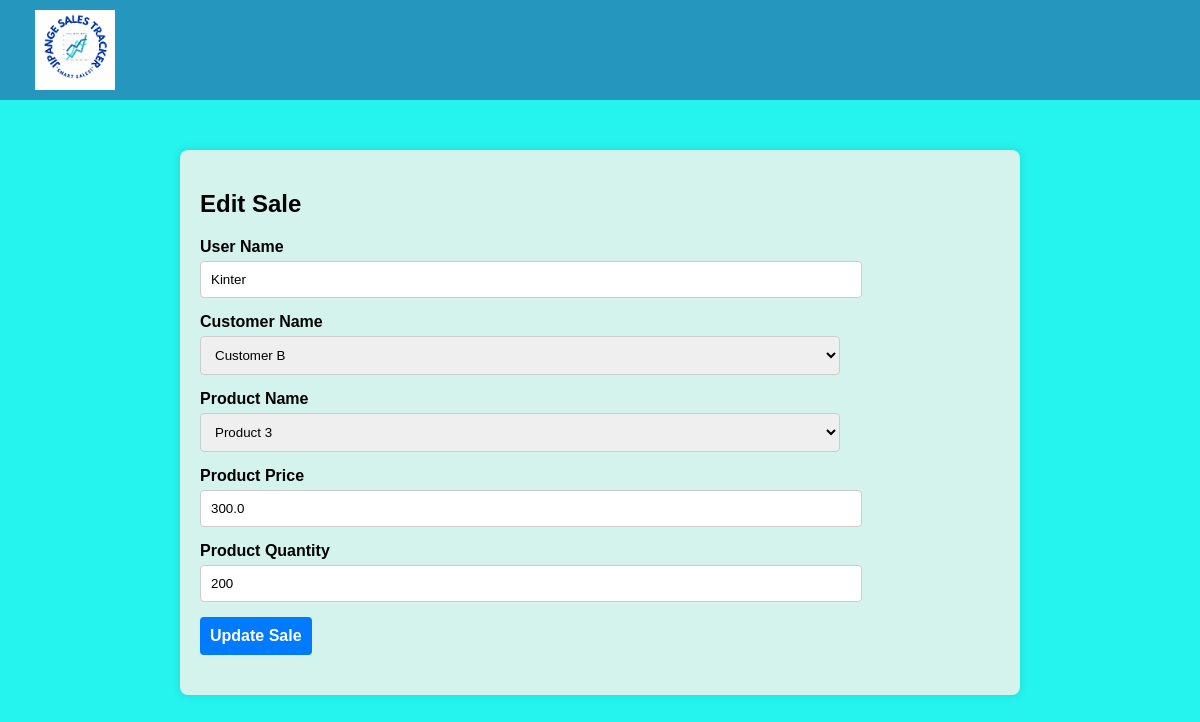
/edit_sale/5 (signed in), run on an earlier commit of the app's database.
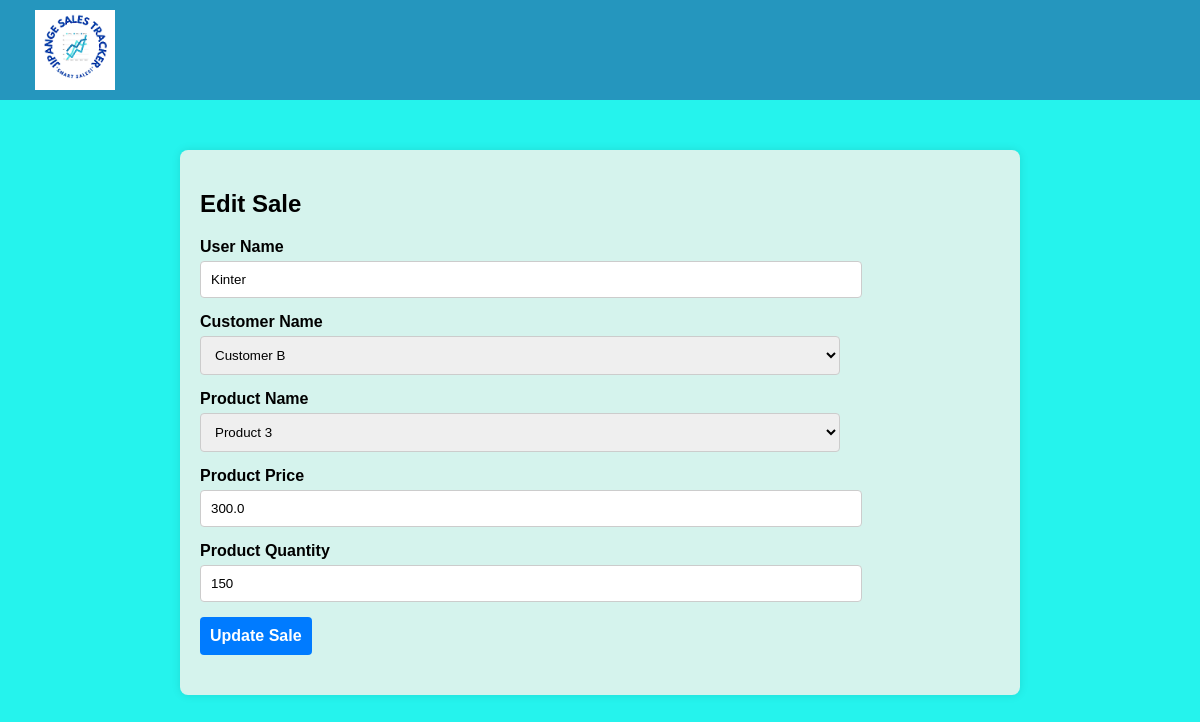
And on a later commit of the database.
### app.py (models this page shows, shortened)
class Sale(db.Model):
    id = db.Column(db.Integer, primary_key=True)
    user_name = db.Column(db.String(80), nullable=False)
    customer_name = db.Column(db.String(80), nullable=False)
    product_name = db.Column(db.String(80), nullable=False)
    product_price = db.Column(db.Float, nullable=False)
    product_quantity = db.Column(db.Integer, nullable=False)
    total_sale = db.Column(db.Float, nullable=False)
    date = db.Column(db.DateTime, default=datetime.utcnow)  # Use UTC time

### app.py (the view)
@app.route('/edit_sale/<int:id>', methods=['GET', 'POST'])
@login_required
def edit_sale(id):
    sale = Sale.query.get_or_404(id)
    customers = ['Customer A', 'Customer B', 'Customer C']
    products = [
        {'name': 'Product 1', 'price': 100},
        {'name': 'Product 2', 'price': 200},
        {'name': 'Product 3', 'price': 300}
    ]
    if request.method == 'POST':
        sale.user_name = request.form['userName']
        sale.customer_name = request.form['customerName']
        sale.product_name = request.form['productName']
        sale.product_price = float(request.form['productPrice'])
        sale.product_quantity = int(request.form['productQuantity'])
        sale.total_sale = sale.product_price * sale.product_quantity
        try:
            db.session.commit()
            return redirect('/')
        except Exception as e:
            return f"An error occurred while updating the sale: {e}"
    else:
        return render_template('edit.html', sale=sale, customers=customers, products=products)

### app.py (called while the page is built)
@login_manager.user_loader
def load_user(user_id):
    return User.query.get(int(user_id))

### templates/edit.html (shortened to what this page needs)
<!DOCTYPE html>
<html lang="en">
<head>
    <link rel="stylesheet" href="{{ url_for('static', filename='styles.css') }}">
</head>
<body>
    <nav class="navbar">
        <a class="navbar-brand" href="#">
            <img src="{{ url_for('static', filename='logo.png') }}" alt="Logo" class="logo">
        </a>
    </nav>
    <div class="container">
        <h2>Edit Sale</h2>
        <form method="POST" action="{{ url_for('edit_sale', id=sale.id) }}">
            <div class="form-group">
                <label for="userName">User Name</label>
                <input type="text" class="form-control" id="userName" name="userName" value="{{ sale.user_name }}" readonly>
            </div>
            <div class="form-group">
                <label for="customerName">Customer Name</label>
                <select class="form-control" id="customerName" name="customerName" required>
                    {% for customer in customers %}
                    <option value="{{ customer }}" {% if customer == sale.customer_name %}selected{% endif %}>{{ customer }}</option>
                    {% endfor %}
                </select>
            </div>
            <div class="form-group">
                <label for="productName">Product Name</label>
                <select class="form-control" id="productName" name="productName" required>
                    {% for product in products %}
                    <option value="{{ product.name }}" data-price="{{ product.price }}" {% if product.name == sale.product_name %}selected{% endif %}>{{ product.name }}</option>
                    {% endfor %}
                </select>
            </div>
            <div class="form-group">
                <label for="productPrice">Product Price</label>
                <input type="number" class="form-control" id="productPrice" name="productPrice" step="0.01" value="{{ sale.product_price }}" required>
            </div>
            <div class="form-group">
                <label for="productQuantity">Product Quantity</label>
                <input type="number" class="form-control" id="productQuantity" name="productQuantity" value="{{ sale.product_quantity }}" required>
            </div>
            <button type="submit" class="btn btn-primary">Update Sale</button>
        </form>
    </div>
</body>
</html>

What changed in the data, as far as the page shows it:
changed Sale "Kinter": productQuantity "200" → "150"
